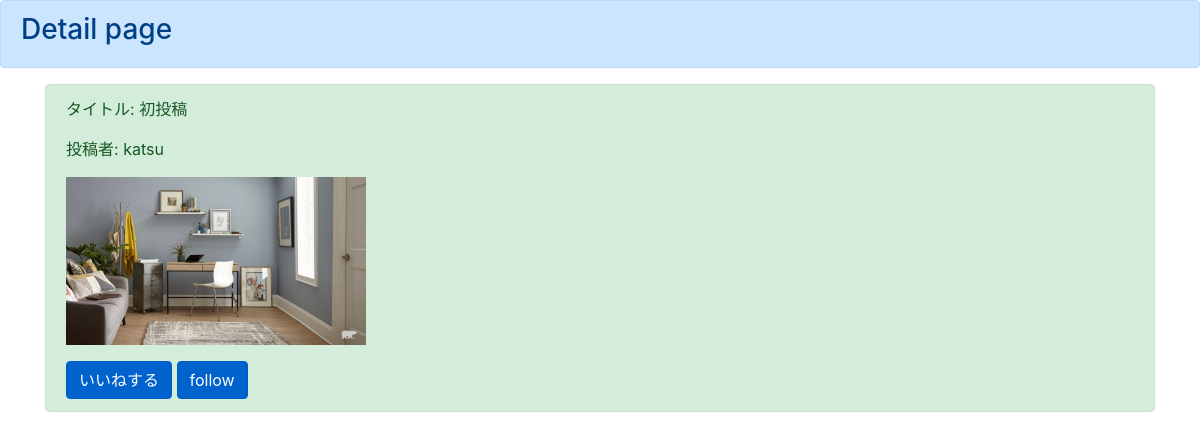
/detail/6 (signed in), run on the app's committed database.
### boardapp/models.py (models this page shows)
class BoardModel(models.Model):
    title = models.CharField(max_length=100)
    content = models.TextField()
    author = models.CharField(max_length=50)
    sns_image = models.ImageField(upload_to='')
    good = models.IntegerField(null=True, blank=True, default=0)
    readtext = models.TextField(null=True, blank=True, default='initial')

### boardapp/views.py (the view)
# urls.py: path('detail/<int:pk>', detailfunc, name='detail'),
@login_required
def detailfunc(request, pk):
	object = get_object_or_404(BoardModel, pk=pk)
	return render(request, 'detail.html', {'object':object})

### templates/detail.html
{% extends 'base.html' %}
{% block header %}
<div class="alert alert-primary" role="alert">
    <h3>Detail page</h3>
</div>
{% endblock header %}
{% block content %}
<div class="container">
    <div class="alert alert-success" role="alert">
        <p>タイトル: {{ object.title }}</p>
        <p>投稿者: {{ object.author }}</p>
        <p><img src="{{ object.sns_image.url }}" width=300></p>
        <a href="{% url 'good' object.pk %}" class="btn btn-primary active" role="button" aria-pressed="true">いいねする</a>
        <a href="{% url 'follow' object.pk %}" class="btn btn-primary active" role="button" aria-pressed="true">follow</a>
    </div>
</div>
{% endblock content %}

### data on the page
BoardModel: title "初投稿", author "katsu", sns_image (picture)
